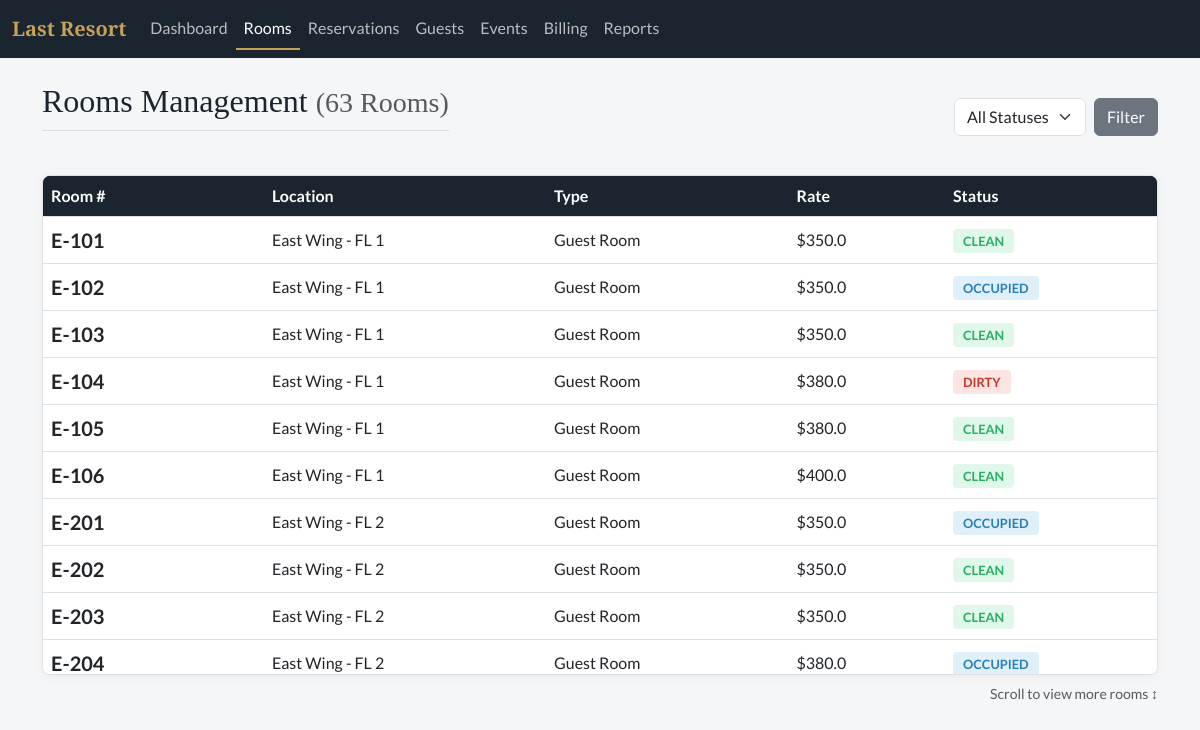
Screenshot of /rooms with the database file from the repository.
### tables this page shows
CREATE TABLE room (
    roomId INTEGER PRIMARY KEY,
    floorId INTEGER,
    roomNumber TEXT,
    baseRate REAL,
    currentStatus TEXT, -- Clean, Dirty, Occupied, OOO
    isSmokingRoom BOOLEAN,
    FOREIGN KEY(floorId) REFERENCES floor(floorId)
);

CREATE TABLE wing (
    wingId INTEGER PRIMARY KEY,
    buildingId INTEGER,
    wingName TEXT,
    FOREIGN KEY(buildingId) REFERENCES building(buildingId)
);

CREATE TABLE floor (
    floorId INTEGER PRIMARY KEY,
    wingId INTEGER,
    floorNo INTEGER,
    FOREIGN KEY(wingId) REFERENCES wing(wingId)
);

CREATE TABLE room_function (
    functionCode TEXT PRIMARY KEY, -- SLP, MTG, STE
    name TEXT
);

### app.py (the view)
@app.route('/rooms')
def rooms():
    db = get_db()
    status_filter = request.args.get('status', 'All')
    search_query = request.args.get('search', '')
    sql = """
        SELECT r.roomId, r.roomNumber, r.currentStatus, r.baseRate,
               w.wingName, f.floorNo, rf.name as funcName
        FROM room r
        JOIN floor f ON r.floorId = f.floorId
        JOIN wing w ON f.wingId = w.wingId
        LEFT JOIN room_has_function rhf ON r.roomId = rhf.roomId
        LEFT JOIN room_function rf ON rhf.functionCode = rf.functionCode
        WHERE 1=1
    """
    params = []
    if status_filter != 'All':
        sql += " AND r.currentStatus = ?"
        params.append(status_filter)
    if search_query:
        sql += " AND (r.roomNumber LIKE ? OR w.wingName LIKE ?)"
        params.append(f'%{search_query}%')
        params.append(f'%{search_query}%')
    rooms_data = db.execute(sql, params).fetchall()
    return render_template('rooms.html', rooms=rooms_data, active_page='rooms')

### app.py (called while the page is built)
def get_db():
    db = getattr(g, '_database', None)
    if db is None:
        db = g._database = sqlite3.connect(DATABASE)
        db.row_factory = sqlite3.Row
    return db

@app.teardown_appcontext
def close_connection(exception):
    db = getattr(g, '_database', None)
    if db is not None:
        db.close()

### templates/rooms.html (shortened to what this page needs)
{% extends "base.html" %}
{% block content %}
<div class="d-flex justify-content-between align-items-center mb-4">
    <h2>Rooms Management <small class="text-muted">({{ rooms|length }} Rooms)</small></h2>
    <form action="/rooms" method="get" class="d-flex gap-2">
        <select name="status" class="form-select w-auto">
            <option value="All">All Statuses</option>
        </select>
        <button type="submit" class="btn btn-secondary">Filter</button>
    </form>
</div>
<div class="table-scroll-container card">
    <table class="table table-custom align-middle mb-0">
        <thead><tr><th>Room #</th><th>Location</th><th>Type</th><th>Rate</th><th>Status</th></tr></thead>
        <tbody>
            {% for room in rooms %}
            <tr>
                <td><span class="fs-5 fw-bold">{{ room.roomNumber }}</span></td>
                <td>{{ room.wingName }} - FL {{ room.floorNo }}</td>
                <td>{{ room.funcName }}</td>
                <td>${{ room.baseRate }}</td>
                <td>
                    <span class="status-badge {% if room.currentStatus=='Clean' %}status-clean{% elif room.currentStatus=='Occupied' %}status-occupied{% else %}status-dirty{% endif %}">
                        {{ room.currentStatus }}
                    </span>
                </td>
            </tr>
            {% endfor %}
        </tbody>
    </table>
</div>
<div class="mt-2 text-muted small text-end">Scroll to view more rooms ↕</div>
{% endblock %}

### static/css/style.css (style rules this page uses)
:root { --primary-navy: #1a2530; --secondary-gold: #c5a059; --bg-light: #f4f6f8; --text-dark: #2c3e50; --clean-green: #2ecc71; --dirty-red: #e74c3c; --occupied-blue: #3498db; }
body { font-family: 'Lato', 'Segoe UI', sans-serif; background-color: var(--bg-light); color: var(--text-dark); }
.card { border: none; border-radius: 8px; box-shadow: 0 2px 10px rgba(0,0,0,0.05); }
.table-custom thead { background-color: var(--primary-navy); color: white; }
.status-badge { padding: 4px 10px; border-radius: 4px; font-size: 0.8rem; font-weight: 600; text-transform: uppercase; }
.status-clean { background-color: rgba(46, 204, 113, 0.15); color: #27ae60; }
.status-dirty { background-color: rgba(231, 76, 60, 0.15); color: #c0392b; }
.status-occupied { background-color: rgba(52, 152, 219, 0.15); color: #2980b9; }
h2 { font-family: 'Playfair Display', serif; color: var(--primary-navy); margin-bottom: 20px; border-bottom: 1px solid #ddd; padding-bottom: 10px; }
.table-scroll-container { max-height: 500px; overflow-y: auto; overflow-x: hidden; border: 1px solid #e0e0e0; border-radius: 8px; background: white; }
.table-scroll-container thead th { position: sticky; top: 0; background-color: var(--primary-navy); color: white; z-index: 1; box-shadow: 0 2px 2px -1px rgba(0, 0, 0, 0.4); }

### rows the page displays
room: roomNumber "E-101", wingName "East Wing", floorNo "1", funcName "Guest Room", baseRate "350.0", currentStatus "CLEAN"
room: roomNumber "E-102", wingName "East Wing", floorNo "1", funcName "Guest Room", baseRate "350.0", currentStatus "OCCUPIED"
room: roomNumber "E-103", wingName "East Wing", floorNo "1", funcName "Guest Room", baseRate "350.0", currentStatus "CLEAN"
room: roomNumber "E-104", wingName "East Wing", floorNo "1", funcName "Guest Room", baseRate "380.0", currentStatus "DIRTY"
room: roomNumber "E-105", wingName "East Wing", floorNo "1", funcName "Guest Room", baseRate "380.0", currentStatus "CLEAN"
room: roomNumber "E-106", wingName "East Wing", floorNo "1", funcName "Guest Room", baseRate "400.0", currentStatus "CLEAN"
room: roomNumber "E-201", wingName "East Wing", floorNo "2", funcName "Guest Room", baseRate "350.0", currentStatus "OCCUPIED"
room: roomNumber "E-202", wingName "East Wing", floorNo "2", funcName "Guest Room", baseRate "350.0", currentStatus "CLEAN"
room: roomNumber "E-203", wingName "East Wing", floorNo "2", funcName "Guest Room", baseRate "350.0", currentStatus "CLEAN"
room: roomNumber "E-204", wingName "East Wing", floorNo "2", funcName "Guest Room", baseRate "380.0", currentStatus "OCCUPIED"

### other values shown
{{ rooms|length }} "63"
